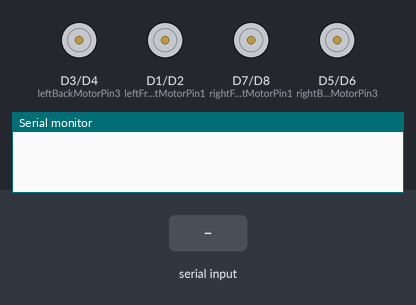
This sketch was run on a simulated ESP8266 (NodeMCU). Parts: motor-driver pin pairs drawn as motors (green arrow = first pin HIGH = forward, orange = second pin HIGH = backward, longer = more drive), the last lines printed to the serial monitor. The test bench sets the inputs (shaded band).

Above: at 1.2 s.
1.3 s: "F" received over the second serial link
At 1.9 s:
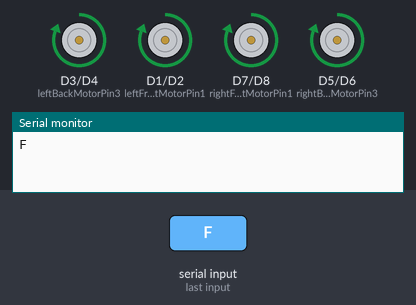
2.8 s: "B" received over the second serial link
At 3.1 s:
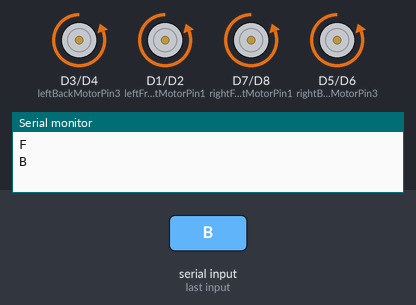
4.3 s: "L" received over the second serial link
At 5.4 s:
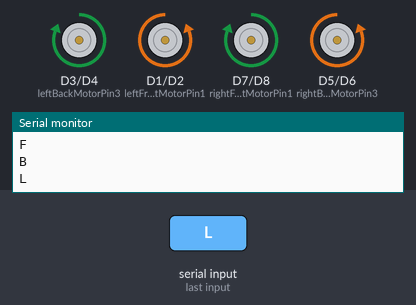
5.8 s: "R" received over the second serial link
At 6.6 s:
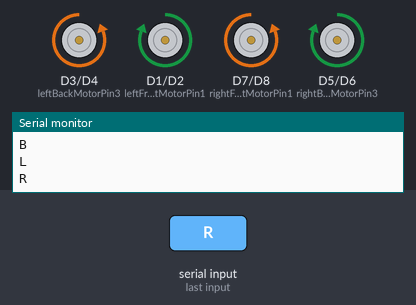
Timing chart, 0 to 8.3 s (numbered marks = the images above; inputs shaded):
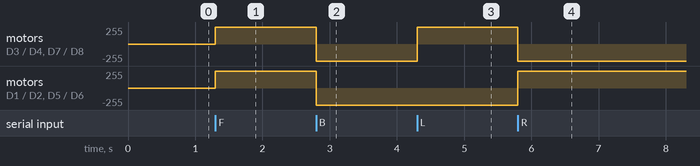

The sketch:

sketch_may25a.ino
```cpp
#include <SoftwareSerial.h>

// Define software serial pins for HC-05
SoftwareSerial BTSerial(D10, D9); // RX, TX (adjust these pins as needed)

// Pin definitions for motor driver
const int leftFrontMotorPin1 = D1;  // GPIO5
const int leftFrontMotorPin2 = D2;  // GPIO4
const int leftBackMotorPin3 = D3;   // GPIO0
const int leftBackMotorPin4 = D4;   // GPIO2
const int rightFrontMotorPin1 = D7; // GPIO13
const int rightFrontMotorPin2 = D8; // GPIO15
const int rightBackMotorPin3 = D5;  // GPIO14
const int rightBackMotorPin4 = D6;  // GPIO12

void setup() {
  // Set the motor pins as outputs
  pinMode(leftFrontMotorPin1, OUTPUT);
  pinMode(leftFrontMotorPin2, OUTPUT);
  pinMode(leftBackMotorPin3, OUTPUT);
  pinMode(leftBackMotorPin4, OUTPUT);
  pinMode(rightFrontMotorPin1, OUTPUT);
  pinMode(rightFrontMotorPin2, OUTPUT);
  pinMode(rightBackMotorPin3, OUTPUT);
  pinMode(rightBackMotorPin4, OUTPUT);

  // Start serial communication with the Bluetooth module
  BTSerial.begin(9600);
  Serial.begin(9600);
}

void loop() {
  if (BTSerial.available()) {
    char command = BTSerial.read();
    Serial.println(command);

    switch (command) {
      case 'F': // Move forward
        // Implement motor control logic for moving forward
        digitalWrite(leftFrontMotorPin1, HIGH);
        digitalWrite(leftFrontMotorPin2, LOW);
        digitalWrite(leftBackMotorPin3, HIGH);
        digitalWrite(leftBackMotorPin4, LOW);
        digitalWrite(rightFrontMotorPin1, HIGH);
        digitalWrite(rightFrontMotorPin2, LOW);
        digitalWrite(rightBackMotorPin3, HIGH);
        digitalWrite(rightBackMotorPin4, LOW);
        break;
      case 'B': // Move backward
        // Implement motor control logic for moving backward
        digitalWrite(leftFrontMotorPin1, LOW);
        digitalWrite(leftFrontMotorPin2, HIGH);
        digitalWrite(leftBackMotorPin3, LOW);
        digitalWrite(leftBackMotorPin4, HIGH);
        digitalWrite(rightFrontMotorPin1, LOW);
        digitalWrite(rightFrontMotorPin2, HIGH);
        digitalWrite(rightBackMotorPin3, LOW);
        digitalWrite(rightBackMotorPin4, HIGH);
        break;
      case 'L': // Turn left
        // Implement motor control logic for turning left
        digitalWrite(leftFrontMotorPin1, LOW);
        digitalWrite(leftFrontMotorPin2, HIGH);
        digitalWrite(leftBackMotorPin3, HIGH);
        digitalWrite(leftBackMotorPin4, LOW);
        digitalWrite(rightFrontMotorPin1, HIGH);
        digitalWrite(rightFrontMotorPin2, LOW);
        digitalWrite(rightBackMotorPin3, LOW);
        digitalWrite(rightBackMotorPin4, HIGH);
        break;
      case 'R': // Turn right
        // Implement motor control logic for turning right
        digitalWrite(leftFrontMotorPin1, HIGH);
        digitalWrite(leftFrontMotorPin2, LOW);
        digitalWrite(leftBackMotorPin3, LOW);
        digitalWrite(leftBackMotorPin4, HIGH);
        digitalWrite(rightFrontMotorPin1, LOW);
        digitalWrite(rightFrontMotorPin2, HIGH);
        digitalWrite(rightBackMotorPin3, HIGH);
        digitalWrite(rightBackMotorPin4, LOW);
        break;
      case 'S': // Stop
        // Implement motor control logic to stop all motors
        digitalWrite(leftFrontMotorPin1, LOW);
        digitalWrite(leftFrontMotorPin2, LOW);
        digitalWrite(leftBackMotorPin3, LOW);
        digitalWrite(leftBackMotorPin4, LOW);
        digitalWrite(rightFrontMotorPin1, LOW);
        digitalWrite(rightFrontMotorPin2, LOW);
        digitalWrite(rightBackMotorPin3, LOW);
        digitalWrite(rightBackMotorPin4, LOW);
        break;
    }
  }
}
```

Measured:
- after the input at 1.3 s, motor on D3 (leftBackMotorPin3) / D4 (leftBackMotorPin4), motor on D1 (leftFrontMotorPin1) / D2 (leftFrontMotorPin2), motor on D7 (rightFrontMotorPin1) / D8 (rightFrontMotorPin2), motor on D5 (rightBackMotorPin3) / D6 (rightBackMotorPin4): stopped → forward 255/255 at once
- after the input at 2.8 s, motor on D3 (leftBackMotorPin3) / D4 (leftBackMotorPin4), motor on D1 (leftFrontMotorPin1) / D2 (leftFrontMotorPin2), motor on D7 (rightFrontMotorPin1) / D8 (rightFrontMotorPin2), motor on D5 (rightBackMotorPin3) / D6 (rightBackMotorPin4): forward 255/255 → backward 255/255 at once
- after the input at 4.3 s, motor on D3 (leftBackMotorPin3) / D4 (leftBackMotorPin4), motor on D7 (rightFrontMotorPin1) / D8 (rightFrontMotorPin2): backward 255/255 → forward 255/255 at once
- after the input at 5.8 s, motor on D3 (leftBackMotorPin3) / D4 (leftBackMotorPin4), motor on D7 (rightFrontMotorPin1) / D8 (rightFrontMotorPin2): forward 255/255 → backward 255/255 at once; motor on D1 (leftFrontMotorPin1) / D2 (leftFrontMotorPin2), motor on D5 (rightBackMotorPin3) / D6 (rightBackMotorPin4): backward 255/255 → forward 255/255 at once
